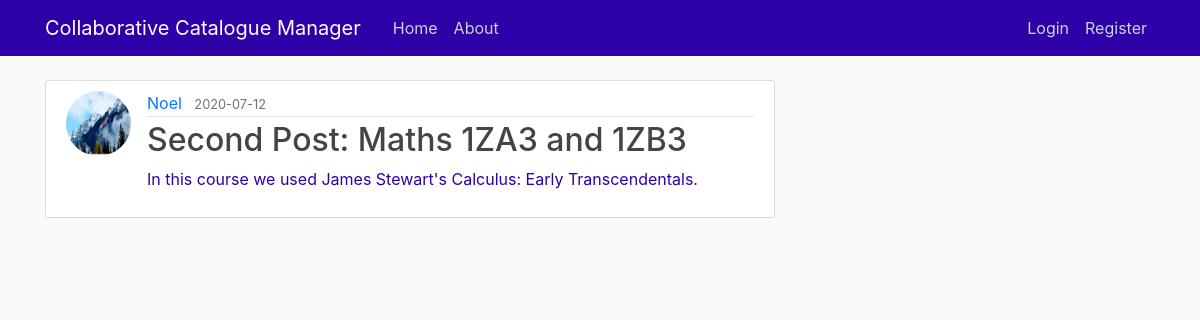
Screenshot of /post/2 with the database file from the repository.
### Flask_Blog/models.py (models this page shows, shortened)
class User(db.Model, UserMixin):
    id = db.Column(db.Integer, primary_key=True)
    username = db.Column(db.String(20), unique=True, nullable=False)
    email = db.Column(db.String(120), unique=True, nullable=False)
    image_file = db.Column(db.String(20), nullable=False, default='default.jpg')
    password = db.Column(db.String(60), nullable=False)
    posts = db.relationship('Post', backref='author', lazy=True)

class Post(db.Model):
    id = db.Column(db.Integer, primary_key=True)
    title = db.Column(db.String(100), nullable=False)
    date_posted = db.Column(db.DateTime, nullable=False, default=datetime.utcnow)
    content = db.Column(db.Text, nullable=False)
    user_id = db.Column(db.Integer, db.ForeignKey('user.id'), nullable=False)

### Flask_Blog/routes.py (the view)
@app.route("/post/<int:post_id>")
def post(post_id):
    post = Post.query.get_or_404(post_id)
    return render_template('post.html', title=post.title, post=post)

### Flask_Blog/templates/post.html (shortened to what this page needs)
{% extends "layout.html" %}
{% block content %}
  <article class="media content-section">
    <img class="rounded-circle article-img" src="{{ url_for('static', filename='profile_pics/' + post.author.image_file) }}">
    <div class="media-body">
      <div class="article-metadata">
        <a class="mr-2" href="{{ url_for('user_posts', username=post.author.username) }}">{{ post.author.username }}</a>
        <small class="text-muted">{{ post.date_posted.strftime('%Y-%m-%d') }}</small>
      </div>
      <h2 class="article-title">{{ post.title }}</h2>
      <p class="article-content">{{ post.content }}</p>
    </div>
  </article>
{% endblock content %}

### Flask_Blog/static/main.css (style rules this page uses)
body { background: #fafafa; color: #2d00a8; margin-top: 5rem; }
h1, h2, h3, h4, h5, h6 { color: #444444; }
.content-section { background: #ffffff; padding: 10px 20px; border: 1px solid #dddddd; border-radius: 3px; margin-bottom: 20px; }
.article-title { color: #444444; }
.article-content { white-space: pre-line; }
.article-img { height: 65px; width: 65px; margin-right: 16px; }
.article-metadata { padding-bottom: 1px; margin-bottom: 4px; border-bottom: 1px solid #e3e3e3 }

### rows the page displays
User: image_file (placeholder picture), author.username "Noel"
Post: date_posted "2020-07-12", title "Second Post: Maths 1ZA3 and 1ZB3", content "In this course we used James Stewart's Calculus: Early Transcendentals."
